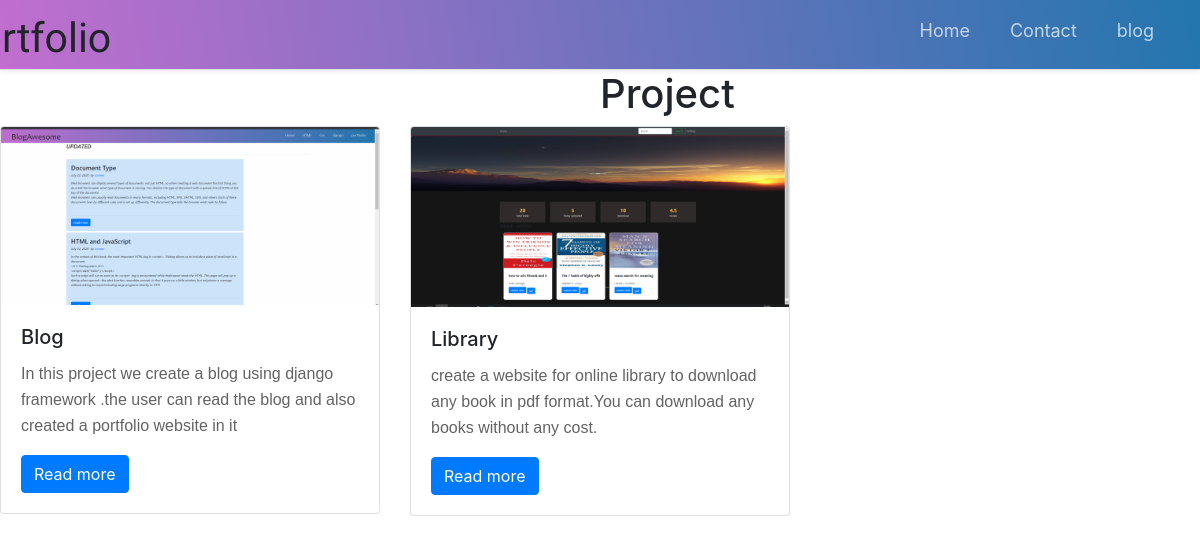
/projects/, run on the app's committed database.
### projects/models.py (models this page shows)
class Project(models.Model):
	title = models.CharField(max_length=100)
	description = models.TextField()
	technology = models.CharField(max_length=20)
	image=models.ImageField(upload_to="projects/images")
	def __str__(self):
		return self.title

### projects/views.py (the view)
# urls.py: path('',views.project_index, name='project_index'),
def project_index(request):
	projects = Project.objects.all()
	content = {
		'projects':projects
	}
	print(content)
	return render(request,'project_index.html',content)

### projects/templates/project_index.html
{% extends 'base.html' %}
{% load static %}
{% block content %}
<h1 style="margin-left: 50%">Project</h1>
<div class="row">
	{% for project in projects %}
	<div class="col-md-4">
		<div class="card mb-2">
			<img class="card-img-top" src="/media/{{project.image}}">
			<div class="card-body">
				<h5 class="card-title">{{project.title}}</h5>
				<p class="card-text">{{project.description}}</p>
				<a href="{% url 'project_detail' project.pk %}" class="btn btn-primary">
					Read more
				</a>
			</div>
		</div>
	</div>
	{% endfor %}
</div>
{% endblock %}

### projects/templates/base.html (shortened to what this page needs)
<head>
    {% load static %}
    <link rel="stylesheet" href="https://stackpath.bootstrapcdn.com/bootstrap/4.1.3/css/bootstrap.min.css">
    <link rel="stylesheet" href="https://cdnjs.cloudflare.com/ajax/libs/font-awesome/4.7.0/css/font-awesome.min.css">
    <link rel="stylesheet" href="https://cdnjs.cloudflare.com/ajax/libs/font-awesome/4.7.0/css/font-awesome.min.css">
    <link rel="stylesheet" href="https://pro.fontawesome.com/releases/v5.11.2/css/all.css">
    <link rel="stylesheet" type="text/css" href="{%static 'css/base.css' %}">
    <link rel="stylesheet" type="text/css" href="{%static 'css/contact.css' %}">
    <link rel="stylesheet" href="{% static 'css/elegant-icons.css' %}" type="text/css">
</head>
<header>
    <div class="border-bottom shadow-sm">
        <nav class="navbar">
            <a class="logo" style="margin-left: -265px; font-family: 'Yellowtail';font-size: 41px;">Portfolio</a>
            <ul class="main-nav" id="js-menu">
                <li> <a href="{% url 'project_index' %}" class="nav-links">Home</a>
                </li>
                <li> <a href="{% url 'contact' %}" class="nav-links">Contact</a> </li>
                <li> <a href="{% url 'home' %}" class="nav-links">blog</a> </li>
            </ul>
        </nav>
    </div>
</header>
{% block content %} {% endblock %}
</body>
</html>
<link rel="stylesheet" href="https://stackpath.bootstrapcdn.com/bootstrap/4.1.3/css/bootstrap.min.css">
    <link rel="stylesheet" href="https://cdnjs.cloudflare.com/ajax/libs/font-awesome/4.7.0/css/font-awesome.min.css">
    <link rel="stylesheet" href="https://cdnjs.cloudflare.com/ajax/libs/font-awesome/4.7.0/css/font-awesome.min.css">
    <link rel="stylesheet" href="https://pro.fontawesome.com/releases/v5.11.2/css/all.css">

### main/static/css/base.css (style rules this page uses)
* { box-sizing: border-box; padding: 0; margin: 0; }
.navbar { font-size: 18px; background-image: linear-gradient(260deg, #2376ae 0%, #c16ecf 100%); padding-bottom: 10px; }
.main-nav { list-style-type: none; display: none; }
.nav-links,.logo { text-decoration:none; color: rgba(255, 255, 255, 0.7); }
.main-nav li { text-align: center; margin: 15px auto; }
.logo { display: inline-block; font-size: 22px; margin-top: 10px; margin-left: 10px; }
.shadow-sm { box-shadow: 0 0.125rem 0.25rem rgba(0, 0, 0, 0.075) !important; }
@media screen and (min-width: 400px) { .navbar { display: flex; justify-content: space-between; padding-bottom: 0; height: 69px; align-items: center; } }
@media screen and (min-width: 400px) { .main-nav { display: flex; margin-right: 30px; flex-direction: row; justify-content: flex-end; } }
@media screen and (min-width: 400px) { .main-nav li { margin: 0; } }
@media screen and (min-width: 400px) { .nav-links { margin-left: 40px; } }
@media screen and (min-width: 400px) { .logo { margin-top: 0; padding-left: 202px; } }

### projects/static/css/contact.css (style rules this page uses)
.row { display: -ms-flexbox; display: flex; -ms-flex-wrap: wrap; flex-wrap: wrap; margin-right: -15px; margin-left: -15px; }
p { font-size: 16px; font-family: "Muli", sans-serif; color: #636363; font-weight: 400; line-height: 26px; margin: 0 0 15px 0; }

### data on the page
Project: image (picture), title "Blog", description "In this project we create a blog using django framework .the user can read the blog and also created a portfolio website in it"
Project: image (picture), title "Library", description "create a website for online library to download any book in pdf format.You can download any books without any cost."
